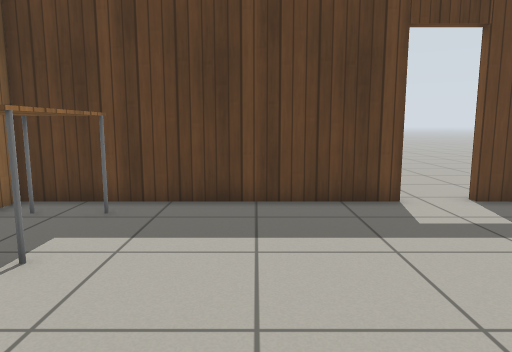
View 1 (above)

14 first-person views from a walk through a Gazebo world. The camera is 0.9 m above the floor, tilts 8° down and sees 70° across. The floor is counted in squares, 0.5 m on a side. Each view is taken from the middle of a square. On the plan, view 1 faces up. The plan holds only what a view shows up to about 18 squares ahead; the rest is blank. Gazebo's built-in surfaces are drawn with simple patterns.

View 2
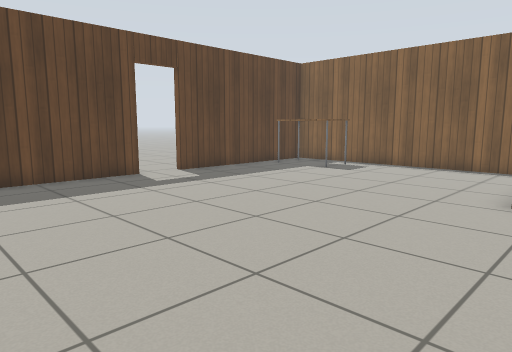

View 3
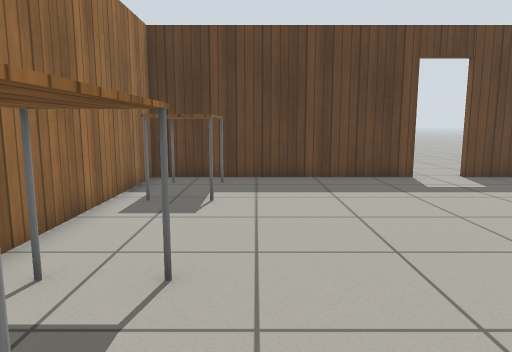

View 4
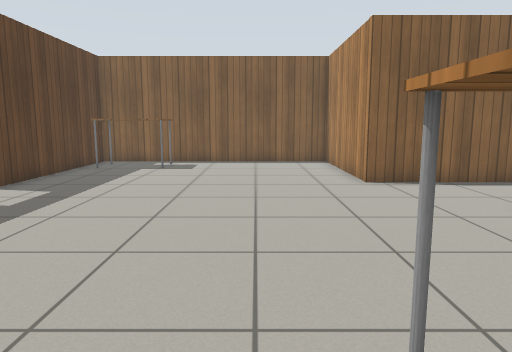

View 5
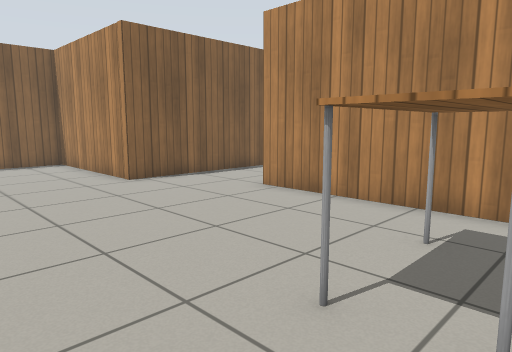

View 6
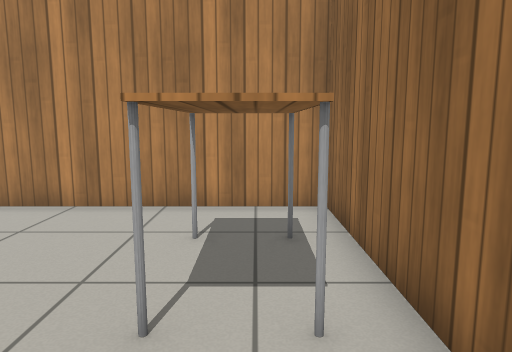

View 7
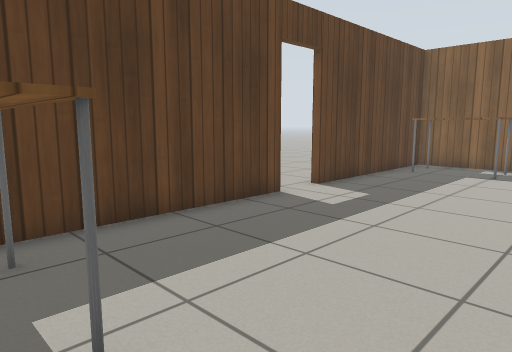

View 8
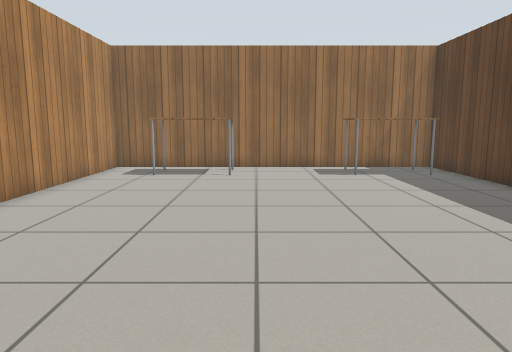

View 9
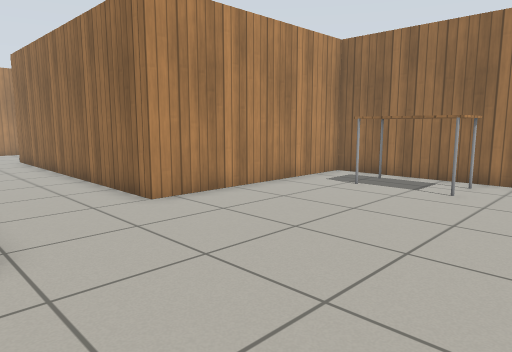

View 10
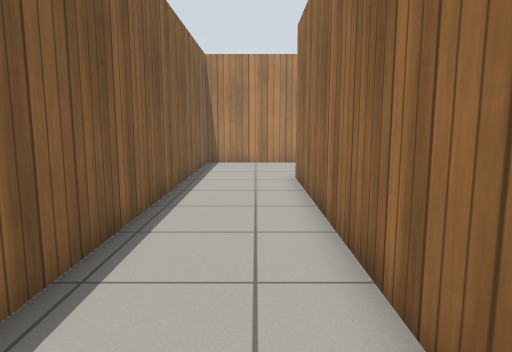

View 11
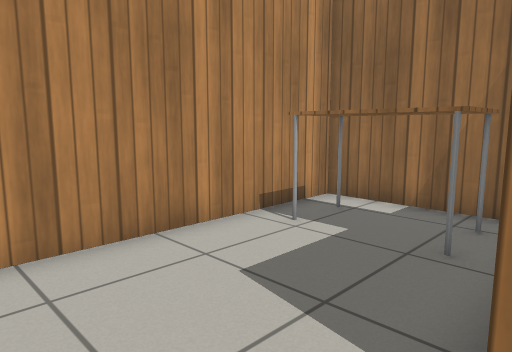

View 12
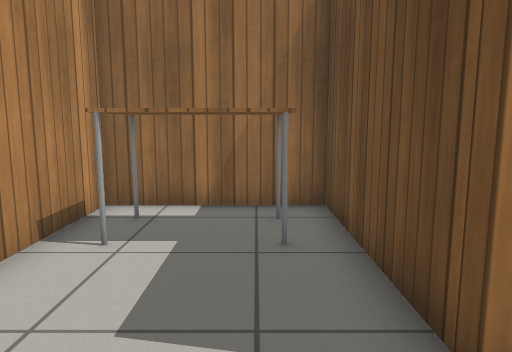

View 13
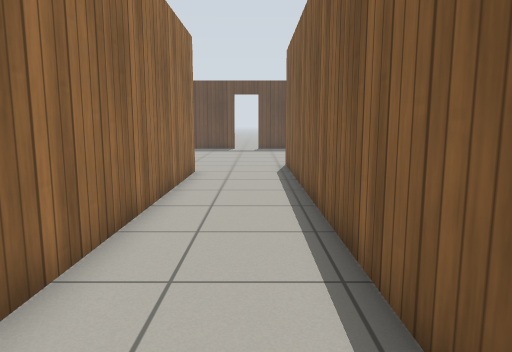

View 14
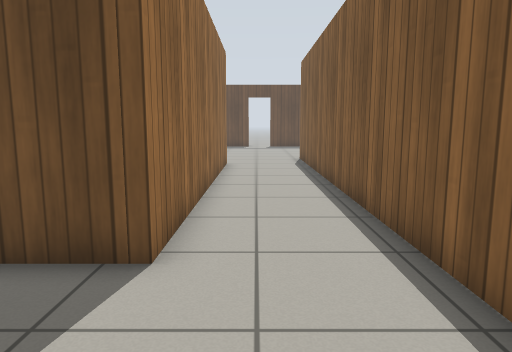

### Floor plan
Points are (right, up) in squares from view 1. A wall is a line through its corners. A room is listed if a view was taken in it or the views show most of it. See-through windows are left out.
Room 1 (views 1, 2, 3, 4, 5, 6, 7, 8, 9)
walls: (3.5, 8.5) (-5.6, 8.5) (-5.6, -4.9) (2.6, -4.9); (6.3, -4.5) (6.3, -2.5) (12.8, -2.5) (12.8, 8.5) (5.2, 8.5)
ways out: opening at (4, -5) to room 2; open door at (4.5, 9)
objects: table (-4, -3) to (-3, 0); table (-4, 5) to (-3, 7); table (10, 5) to (11, 8)
Room 2 (views 10, 11, 12, 13, 14)
walls: (2.6, -4.9) (2.6, -17.4) (-3.1, -17.4) (-3.1, -22.4) (6.3, -22.4) (6.3, -4.5)
ways out: opening at (4, -5) to room 1
objects: table (-2, -21) to (-1, -19)

Where each view was taken, in squares from view 1:
view 1: 0 up, 0 right, facing up
view 2: 4 down, 3 left, facing up-right
view 3: 4 down, 2 left, facing up
view 4: 1 up, 5 left, facing right
view 5: 3 up, 5 left, facing down-right
view 6: 3 up, 4 left, facing down
view 7: 2 up, 4 left, facing up-right
view 8: 1 up, 10 right, facing left
view 9: 3 up, 7 right, facing down-left
view 10: 5 down, 4 right, facing down
view 11: 17 down, 5 right, facing down-left
view 12: 19 down, 5 right, facing left
view 13: 19 down, 5 right, facing up
view 14: 22 down, 4 right, facing up
